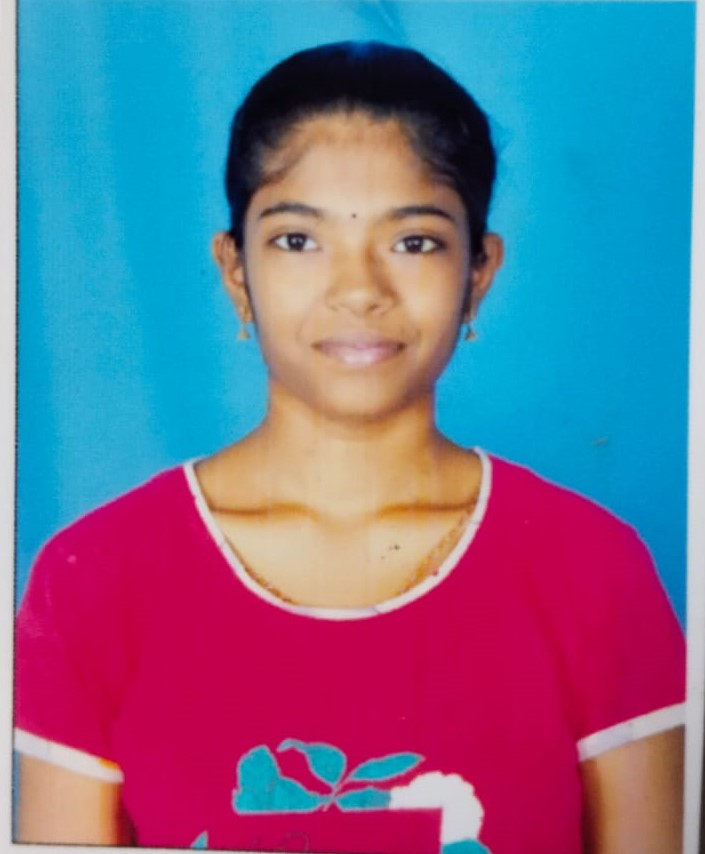
#> input picture opencv/photos/pp.jpg, 705 x 854 px
$ python basic.py
#> lines starting #> are read from the running program, lines starting #| are printed output that depends on the picture; after the words box and inside, x2 and y2 are one past the last pixel; in counts of white or black regions, pixels touching at a corner belong together
import cv2 as cv
img=cv.imread('photos/pp.jpg')
#> img is the input picture: shape (854, 705, 3); mean B, G, R 144.4, 111.5, 114
cv.imshow('cat',img)

# #converting color to gray scale image
# gray=cv.cvtColor(img,cv.COLOR_BGR2GRAY)
# cv.imshow('gray',gray)

# #blur images
# blur=cv.GaussianBlur(img,(7,7),cv.BORDER_DEFAULT)
# cv.imshow('blur',blur)

# #edge detecgtion
canny=cv.Canny(img,125,175)
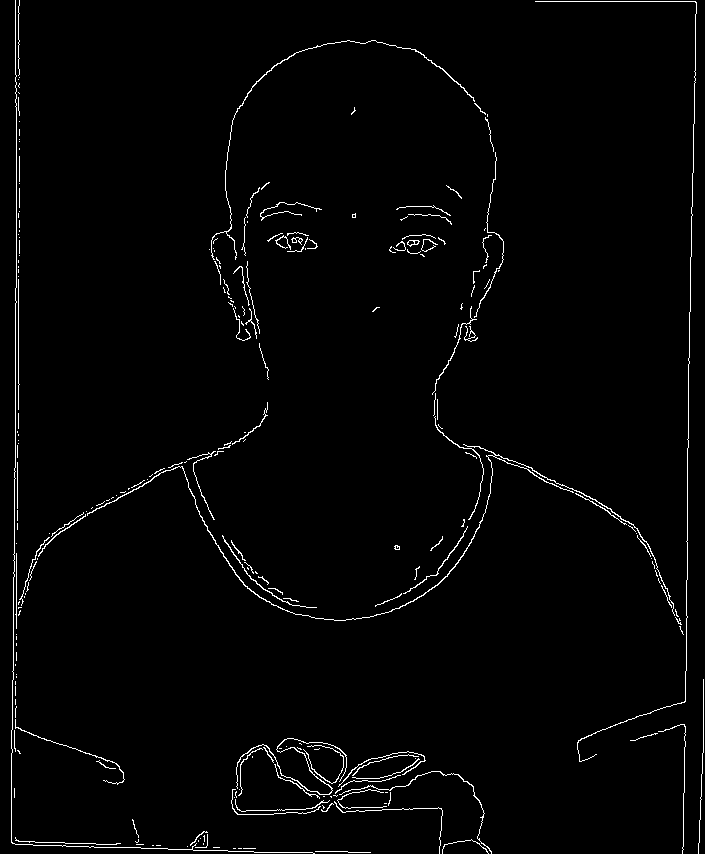
#> canny: shape (854, 705); 1.8% white in thin lines or dots
cv.imshow('canny',canny)
#dilation
dilated=cv.dilate(canny,(7,7),iterations=3)
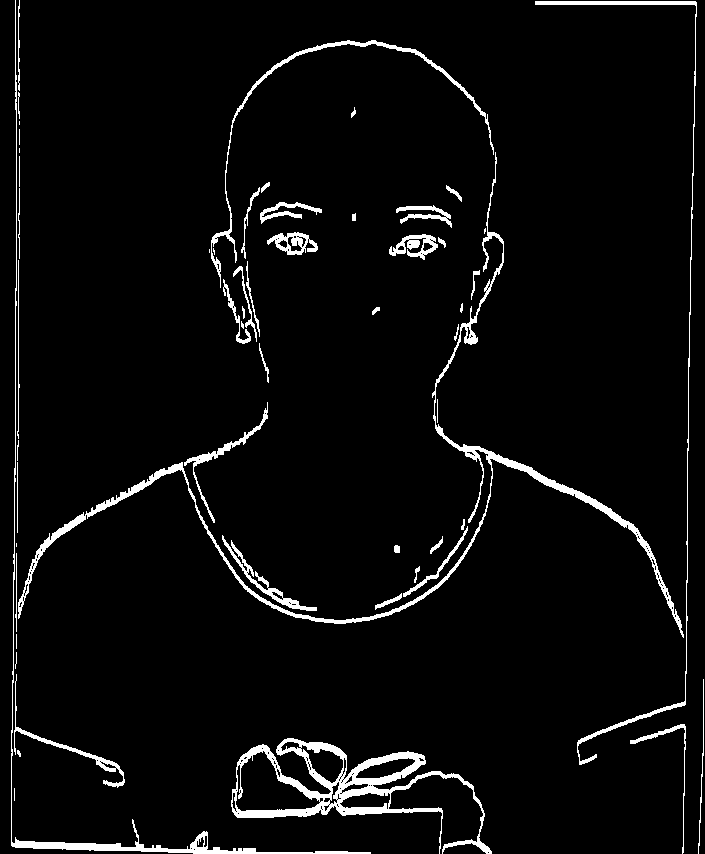
#> dilated: shape (854, 705); 4.3% white; 56 white regions (12 under 20 px), largest, box (x1, y1, x2, y2) and area: (18, 152, 684, 638) 6034, (231, 738, 492, 854) 5775, (11, 0, 371, 854) 2838
cv.imshow('dilate',dilated)

#erode
erode=cv.erode(dilated,(7,7),iterations=3)
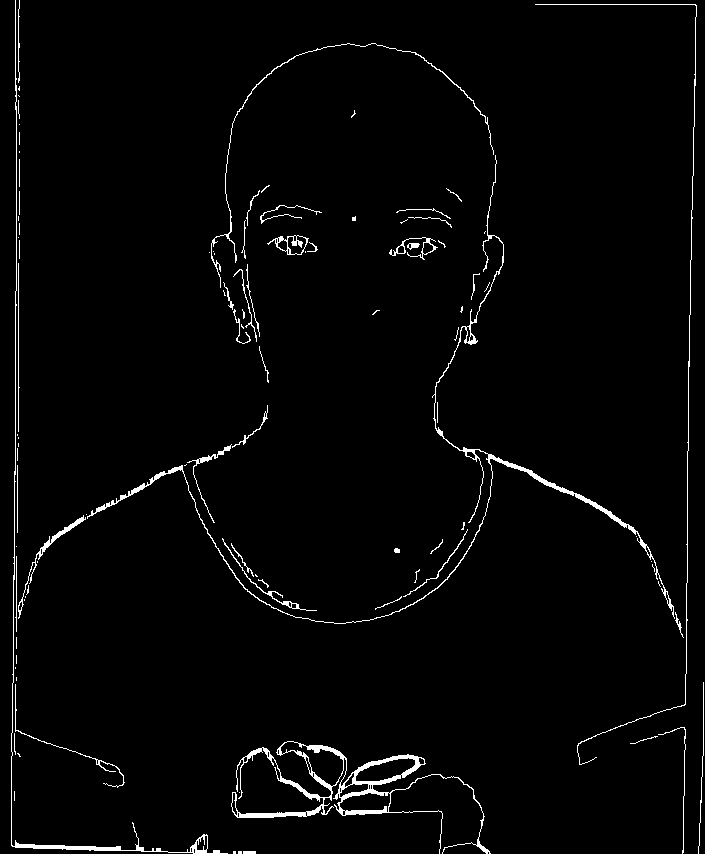
#> erode: shape (854, 705); 2.2% white in thin lines or dots
cv.imshow('eroded',erode)

#resize
resized=cv.resize(img,(500,500),interpolation=cv.INTER_CUBIC)
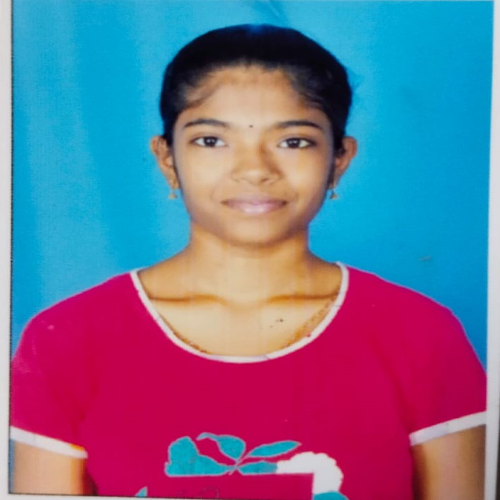
#> resized: shape (500, 500, 3); mean B, G, R 144.4, 111.5, 114
cv.imshow('resized',resized)

# Cropping
cropped = img[50:200, 200:400]
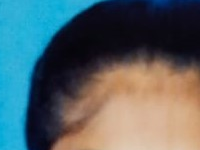
#> cropped: shape (150, 200, 3); mean B, G, R 103.8, 100.1, 84.6
cv.imshow('Cropped', cropped)
cv.waitKey(0)

$ run again, with opencv/photos/3.jpg copied over opencv/photos/pp.jpg
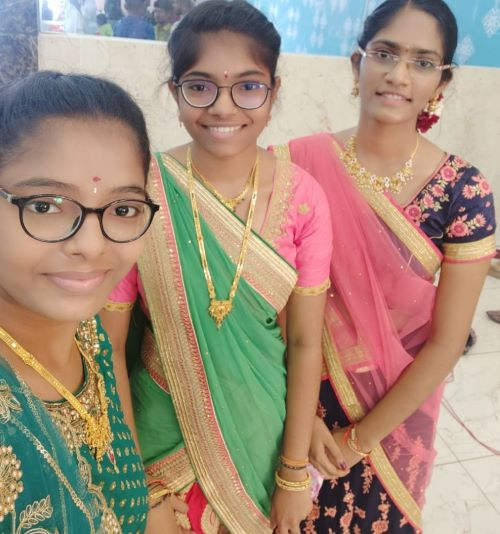
#> input picture opencv/photos/3.jpg, 500 x 534 px
#> img is the input picture: shape (534, 500, 3); mean B, G, R 124, 142, 163.3
#> `canny=cv.Canny(img,125,175)`:
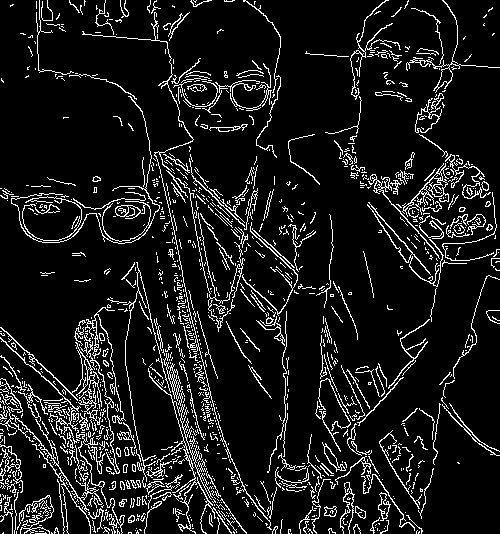
#> canny: shape (534, 500); 10% white in thin lines or dots
#> dilated: shape (534, 500); 23.5% white; 161 white regions (51 under 20 px), largest, box (x1, y1, x2, y2) and area: (0, 0, 500, 534) 33209, (0, 262, 247, 534) 16618, (379, 275, 500, 522) 2131
#> erode: shape (534, 500); 13.9% white in thin lines or dots
#> `cropped = img[50:200, 200:400]`:
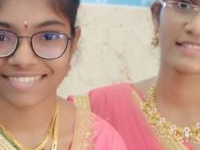
#> cropped: shape (150, 200, 3); mean B, G, R 139.5, 155.8, 194.7

$ run again, with opencv/photos/group.jpg copied over opencv/photos/pp.jpg
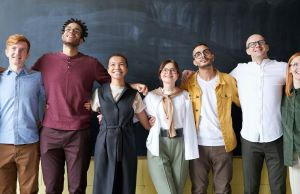
#> input picture opencv/photos/group.jpg, 300 x 194 px
#> img is the input picture: shape (194, 300, 3); mean B, G, R 99.5, 98.9, 105.2
#> `canny=cv.Canny(img,125,175)`:
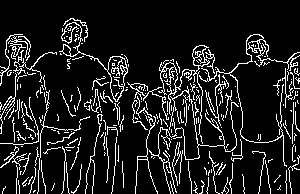
#> canny: shape (194, 300); 11.7% white in thin lines or dots
#> dilated: shape (194, 300); 24.7% white; 46 white regions (14 under 20 px), largest, box (x1, y1, x2, y2) and area: (125, 34, 300, 194) 6862, (0, 34, 90, 194) 2283, (59, 18, 129, 135) 1635
#> erode: shape (194, 300); 14.9% white in thin lines or dots, all inside (x1, y1, x2, y2) = (0, 21, 300, 194)
#> `cropped = img[50:200, 200:400]`:
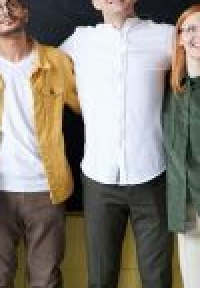
#> cropped: shape (144, 100, 3) (shown 2 times larger); mean B, G, R 121.9, 131.5, 137.4
